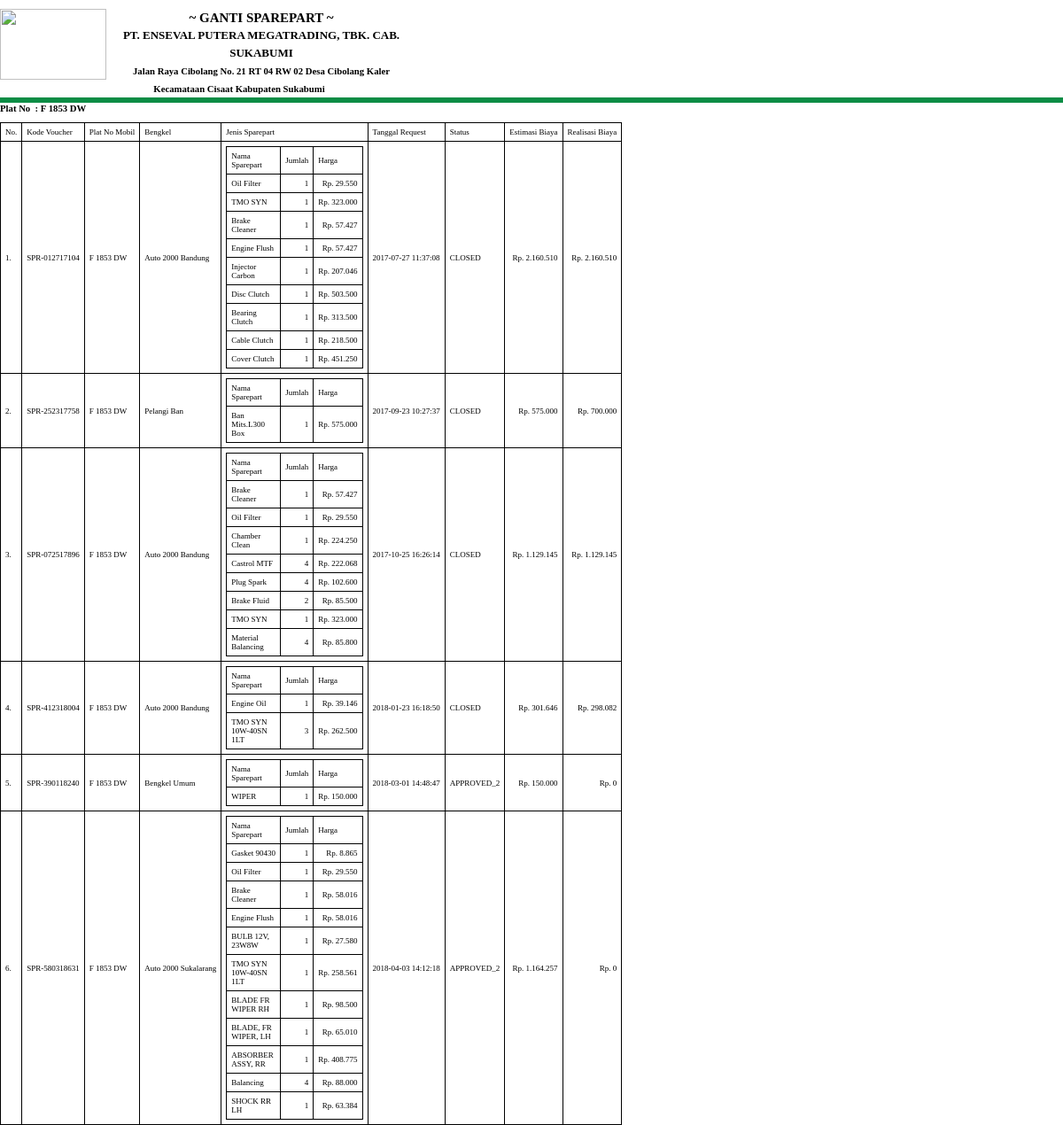
/laporan/ganti_sparepart.php?plat_no=F 1853 DW, run on the app's committed database.
### tables this page shows
CREATE TABLE `ganti_sparepart` (
  `id_spr` int(11) NOT NULL,
  `kode_spr` varchar(13) NOT NULL,
  `id_mobil` int(11) NOT NULL,
  `id_bkl` int(11) NOT NULL,
  `req_date` datetime NOT NULL DEFAULT CURRENT_TIMESTAMP,
  `app1_date` datetime NOT NULL,
  `app2_date` datetime NOT NULL,
  `closed_date` datetime NOT NULL,
  `status` enum('REQUESTED','APPROVED_1','APPROVED_2','CLOSED') NOT NULL DEFAULT 'REQUESTED',
  `cost_est` bigint(30) NOT NULL,
  `cost_real` bigint(30) NOT NULL,
  `kodeuser` varchar(10) NOT NULL,
  `tax` bigint(30) NOT NULL
);

CREATE TABLE `mobil` (
  `id_mobil` int(11) NOT NULL,
  `no_mesin` varchar(15) NOT NULL,
  `no_rangka` varchar(20) NOT NULL,
  `no_bpkb` varchar(15) NOT NULL,
  `plat_no` varchar(12) NOT NULL,
  `id_dir` int(11) NOT NULL,
  `id_peg` int(11) NOT NULL,
  `type` varchar(20) NOT NULL,
  `type_code` int(11) NOT NULL,
  `no_seri_ban_a` text NOT NULL,
  `tgl_ganti_ban_a` datetime NOT NULL,
  `no_seri_ban_b` text NOT NULL,
  `tgl_ganti_ban_b` datetime NOT NULL,
  `no_seri_ban_c` text NOT NULL,
  `tgl_ganti_ban_c` datetime NOT NULL,
  `no_seri_ban_d` text NOT NULL,
  `tgl_ganti_ban_d` datetime NOT NULL,
  `no_seri_ban_e` text NOT NULL,
  `tgl_ganti_ban_e` datetime NOT NULL,
  `ms_ber_stnk` date NOT NULL,
  `ms_ber_keur` date NOT NULL,
  `photo` varchar(150) NOT NULL
);

CREATE TABLE `bengkel` (
  `id_bkl` int(11) NOT NULL,
  `kode_bkl` varchar(11) NOT NULL,
  `nama_bkl` varchar(25) NOT NULL,
  `alamat` text NOT NULL,
  `no_telp` varchar(25) NOT NULL,
  `contact_person` varchar(50) NOT NULL,
  `no_kontrak` varchar(30) NOT NULL,
  `tgl_berlaku_kontrak` date NOT NULL
);

CREATE TABLE `detail_gs` (
  `id_detail` int(11) NOT NULL,
  `kode_spr` varchar(13) NOT NULL,
  `id_mobil` int(11) NOT NULL,
  `tgl_ganti` datetime NOT NULL DEFAULT CURRENT_TIMESTAMP,
  `id_sprt` int(11) NOT NULL,
  `nama_sprt` varchar(30) NOT NULL,
  `arr_kode_ban` text NOT NULL,
  `harga_sprt` bigint(30) NOT NULL,
  `jumlah` int(11) NOT NULL,
  `tax` bigint(30) NOT NULL
);

CREATE TABLE `sparepart` (
  `id_sprt` int(11) NOT NULL,
  `id_bkl` int(11) NOT NULL,
  `nama_sprt` varchar(30) NOT NULL,
  `harga_sprt` bigint(30) NOT NULL,
  `masa_ganti` smallint(4) NOT NULL
);

### config/fungsi_rupiah.php (called while the page is built, shortened)
<?php
	function format_rupiah($angka) {
		$rupiah = "Rp. ".number_format($angka,0,',','.');
		return $rupiah;
	}

### laporan/ganti_sparepart.php (the view, shortened to what this page needs)
<?php
	include ("../config/koneksi.php");
	include ("../config/fungsi_rupiah.php");
	$tgl1 = $_GET['tgl1'];
	$tgl2 = $_GET['tgl2'];
	$plat_no = $_GET['plat_no'];
?>
<!DOCTYPE html>
<html>
<head>
	<link rel="stylesheet" type="text/css" href="voucher.css">
</head>
<body>
	<div class="page">
		<div class="kop">
			<img src="../assets/logo/logo-enseval.png" style="width: 120px; height: 80px;" id="kop">
			<div class="header">
				<h2> ~ GANTI SPAREPART ~ </h2>
				<h4>PT. ENSEVAL PUTERA MEGATRADING, TBK. CAB. SUKABUMI</h4>
				<h6>Jalan Raya Cibolang No. 21 RT 04 RW 02 Desa Cibolang Kaler</h6>
				<h6>Kecamataan Cisaat Kabupaten Sukabumi</h6>
			</div>
		</div>
		<hr style="border: solid 3px #0B8D45;">
		<h6>
		<?php
			if ($plat_no == '') {
			} else {
				echo "Plat No"."&nbsp;&nbsp;".": ".$plat_no;
			}
		?>
		</h6>
		<?php
		if ($tgl1 == '' AND $tgl2 == '' AND $plat_no == '') {
		?>
		<table class="table">
			<tr>
				<td>No.</td>
				<td>Kode Voucher</td>
				<td>Plat No Mobil</td>
				<td>Nama Bengkel</td>
				<td>Jenis Sparepart</td>
				<td>Tanggal Request</td>
				<td>Status</td>
				<td>Estimasi Biaya</td>
				<td>Realisasi Biaya</td>
			</tr>
		<?php
			$query = mysqli_query($conn, "SELECT * FROM ganti_sparepart, mobil, bengkel, pegawai WHERE ganti_sparepart.id_mobil=mobil.id_mobil AND ganti_sparepart.id_bkl=bengkel.id_bkl AND mobil.id_peg=pegawai.id_peg ORDER BY id_spr DESC");
				$no = 1;
				while ($r = mysqli_fetch_array($query)) { ?>
			<tr>
				<td><?php echo $no.".";?></td>
				<td><?php echo $r['kode_spr'];?></td>
				<td><?php echo $r['plat_no'];?></td>
				<td><?php echo $r['nama_bkl'];?></td>
				<td>
					<table style="margin-top: 0px;">
						<tr>
							<td>Nama Sparepart</td>
							<td>Jumlah</td>
							<td>Harga</td>
						</tr>
					<?php
						$kode_spr = $r['kode_spr'];
						$query2 = mysqli_query($conn, "SELECT * FROM detail_gs, sparepart WHERE detail_gs.kode_spr='$kode_spr' AND detail_gs.id_sprt=sparepart.id_sprt");
						while ($det = mysqli_fetch_array($query2)) { ?>
						<tr>
							<td width="50"><?php echo $det['nama_sprt'] ?></td>
							<td width="10" align="right"><?php echo $det['jumlah'] ?></td>
							<td align="right"><?php echo format_rupiah($det['harga_sprt']*$det['jumlah']) ?></td>
						</tr>
					<?php }
					?>
					</table>
				</td>
				<td><?php echo $r['req_date'];?></td>
				<td><?php echo $r['status'];?></td>
				<td align="right">
				<?php
					$total_harga = $r['cost_est'];
					echo format_rupiah($total_harga);
				?>
				</td>
				<td align="right"><?php echo format_rupiah($r['cost_real']) ?></td>
			</tr>
			<?php $no++; } ?>
		</table>
		<?php }
		elseif ($tgl1 == '' AND $tgl2 == '' AND $plat_no != '') {
		?>
		<table class="table">
			<tr>
				<td>No.</td>
				<td>Kode Voucher</td>
				<td>Plat No Mobil</td>
				<td>Bengkel</td>
				<td>Jenis Sparepart</td>
				<td>Tanggal Request</td>
				<td>Status</td>
				<td>Estimasi Biaya</td>
				<td>Realisasi Biaya</td>
			</tr>
		<?php
			$query = mysqli_query($conn, "SELECT * FROM ganti_sparepart, mobil, bengkel, pegawai WHERE ganti_sparepart.id_mobil=mobil.id_mobil AND ganti_sparepart.id_bkl=bengkel.id_bkl AND mobil.id_peg=pegawai.id_peg AND plat_no='$plat_no' ORDER BY req_date");
				$no = 1;
				while ($r = mysqli_fetch_array($query)) { ?>
			<tr>
				<td><?php echo $no.".";?></td>
				<td><?php echo $r['kode_spr'];?></td>
				<td><?php echo $r['plat_no'];?></td>
				<td><?php echo $r['nama_bkl'];?></td>
				<td>
					<table style="margin-top: 0px;">
						<tr>
							<td>Nama Sparepart</td>
							<td>Jumlah</td>
							<td>Harga</td>
						</tr>
					<?php
						$kode_spr = $r['kode_spr'];
						$query2 = mysqli_query($conn, "SELECT * FROM detail_gs, sparepart WHERE detail_gs.kode_spr='$kode_spr' AND detail_gs.id_sprt=sparepart.id_sprt");
						while ($det = mysqli_fetch_array($query2)) { ?>
						<tr>
							<td width="50"><?php echo $det['nama_sprt'] ?></td>
							<td width="10" align="right"><?php echo $det['jumlah'] ?></td>
							<td align="right"><?php echo format_rupiah($det['harga_sprt']*$det['jumlah']) ?></td>
						</tr>
					<?php }
					?>
					</table>
				</td>
				<td><?php echo $r['req_date'];?></td>
				<td><?php echo $r['status'];?></td>
				<td align="right">
				<?php
					$total_harga = $r['cost_est'];
					echo format_rupiah($total_harga);
				?>
				</td>
				<td align="right"><?php echo format_rupiah($r['cost_real']) ?></td>
			</tr>
			<?php $no++; } ?>
		</table>
		<?php }
		?>
	</div>
</body>
</html>

### laporan/voucher.css (style rules this page uses)
* { padding:0px; margin:0px; }
body { font-family:tahoma, 'sans-serif'; }
#kop { float: left; }
.header { width: 400px; text-align: center; margin-left: 70px; }
.kop { line-height:20px; margin-top: 10px; }
.kop h2 { font-size: 15px; margin-top: 10px; }
.kop h4 { font-size: 13px; }
table { border-collapse:collapse; margin-top: 10px; }
.table { border-collapse:collapse; }
.table tr td { border:1px solid #000; padding:5px; font-size:9px; }

### data on the page
ganti_sparepart: kode_spr "SPR-012717104", id_mobil.plat_no "F 1853 DW", id_bkl.nama_bkl "Auto 2000 Bandung", req_date "2017-07-27 11:37:08", status "CLOSED", cost_est "Rp. 2.160.510", cost_real "Rp. 2.160.510"
detail_gs: id_sprt.nama_sprt "Oil Filter", jumlah "1", format_rupiah($det['harga_sprt']*$det['jumlah']) "Rp. 29.550"
detail_gs: id_sprt.nama_sprt "TMO SYN", jumlah "1", format_rupiah($det['harga_sprt']*$det['jumlah']) "Rp. 323.000"
detail_gs: id_sprt.nama_sprt "Brake Cleaner", jumlah "1", format_rupiah($det['harga_sprt']*$det['jumlah']) "Rp. 57.427"
detail_gs: id_sprt.nama_sprt "Engine Flush", jumlah "1", format_rupiah($det['harga_sprt']*$det['jumlah']) "Rp. 57.427"
detail_gs: id_sprt.nama_sprt "Injector Carbon", jumlah "1", format_rupiah($det['harga_sprt']*$det['jumlah']) "Rp. 207.046"
detail_gs: id_sprt.nama_sprt "Disc Clutch", jumlah "1", format_rupiah($det['harga_sprt']*$det['jumlah']) "Rp. 503.500"
detail_gs: id_sprt.nama_sprt "Bearing Clutch", jumlah "1", format_rupiah($det['harga_sprt']*$det['jumlah']) "Rp. 313.500"
detail_gs: id_sprt.nama_sprt "Cable Clutch", jumlah "1", format_rupiah($det['harga_sprt']*$det['jumlah']) "Rp. 218.500"
detail_gs: id_sprt.nama_sprt "Cover Clutch", jumlah "1", format_rupiah($det['harga_sprt']*$det['jumlah']) "Rp. 451.250"
ganti_sparepart: kode_spr "SPR-252317758", id_mobil.plat_no "F 1853 DW", id_bkl.nama_bkl "Pelangi Ban", req_date "2017-09-23 10:27:37", status "CLOSED", cost_est "Rp. 575.000", cost_real "Rp. 700.000"
detail_gs: id_sprt.nama_sprt "Ban Mits.L300 Box", jumlah "1", format_rupiah($det['harga_sprt']*$det['jumlah']) "Rp. 575.000"
ganti_sparepart: kode_spr "SPR-072517896", id_mobil.plat_no "F 1853 DW", id_bkl.nama_bkl "Auto 2000 Bandung", req_date "2017-10-25 16:26:14", status "CLOSED", cost_est "Rp. 1.129.145", cost_real "Rp. 1.129.145"
detail_gs: id_sprt.nama_sprt "Brake Cleaner", jumlah "1", format_rupiah($det['harga_sprt']*$det['jumlah']) "Rp. 57.427"
detail_gs: id_sprt.nama_sprt "Oil Filter", jumlah "1", format_rupiah($det['harga_sprt']*$det['jumlah']) "Rp. 29.550"
detail_gs: id_sprt.nama_sprt "Chamber Clean", jumlah "1", format_rupiah($det['harga_sprt']*$det['jumlah']) "Rp. 224.250"
detail_gs: id_sprt.nama_sprt "Castrol MTF", jumlah "4", format_rupiah($det['harga_sprt']*$det['jumlah']) "Rp. 222.068"
detail_gs: id_sprt.nama_sprt "Plug Spark", jumlah "4", format_rupiah($det['harga_sprt']*$det['jumlah']) "Rp. 102.600"
detail_gs: id_sprt.nama_sprt "Brake Fluid", jumlah "2", format_rupiah($det['harga_sprt']*$det['jumlah']) "Rp. 85.500"
detail_gs: id_sprt.nama_sprt "TMO SYN", jumlah "1", format_rupiah($det['harga_sprt']*$det['jumlah']) "Rp. 323.000"
detail_gs: id_sprt.nama_sprt "Material Balancing", jumlah "4", format_rupiah($det['harga_sprt']*$det['jumlah']) "Rp. 85.800"
ganti_sparepart: kode_spr "SPR-412318004", id_mobil.plat_no "F 1853 DW", id_bkl.nama_bkl "Auto 2000 Bandung", req_date "2018-01-23 16:18:50", status "CLOSED", cost_est "Rp. 301.646", cost_real "Rp. 298.082"
detail_gs: id_sprt.nama_sprt "Engine Oil", jumlah "1", format_rupiah($det['harga_sprt']*$det['jumlah']) "Rp. 39.146"
detail_gs: id_sprt.nama_sprt "TMO SYN 10W-40SN 1LT", jumlah "3", format_rupiah($det['harga_sprt']*$det['jumlah']) "Rp. 262.500"
ganti_sparepart: kode_spr "SPR-390118240", id_mobil.plat_no "F 1853 DW", id_bkl.nama_bkl "Bengkel Umum", req_date "2018-03-01 14:48:47", status "APPROVED_2", cost_est "Rp. 150.000", cost_real "Rp. 0"
detail_gs: id_sprt.nama_sprt "WIPER", jumlah "1", format_rupiah($det['harga_sprt']*$det['jumlah']) "Rp. 150.000"
ganti_sparepart: kode_spr "SPR-580318631", id_mobil.plat_no "F 1853 DW", id_bkl.nama_bkl "Auto 2000 Sukalarang", req_date "2018-04-03 14:12:18", status "APPROVED_2", cost_est "Rp. 1.164.257", cost_real "Rp. 0"
detail_gs: id_sprt.nama_sprt "Gasket 90430", jumlah "1", format_rupiah($det['harga_sprt']*$det['jumlah']) "Rp. 8.865"
detail_gs: id_sprt.nama_sprt "Oil Filter", jumlah "1", format_rupiah($det['harga_sprt']*$det['jumlah']) "Rp. 29.550"
detail_gs: id_sprt.nama_sprt "Brake Cleaner", jumlah "1", format_rupiah($det['harga_sprt']*$det['jumlah']) "Rp. 58.016"
detail_gs: id_sprt.nama_sprt "Engine Flush", jumlah "1", format_rupiah($det['harga_sprt']*$det['jumlah']) "Rp. 58.016"
detail_gs: id_sprt.nama_sprt "BULB 12V, 23W8W", jumlah "1", format_rupiah($det['harga_sprt']*$det['jumlah']) "Rp. 27.580"
detail_gs: id_sprt.nama_sprt "TMO SYN 10W-40SN 1LT", jumlah "1", format_rupiah($det['harga_sprt']*$det['jumlah']) "Rp. 258.561"
detail_gs: id_sprt.nama_sprt "BLADE FR WIPER RH", jumlah "1", format_rupiah($det['harga_sprt']*$det['jumlah']) "Rp. 98.500"
detail_gs: id_sprt.nama_sprt "BLADE, FR WIPER, LH", jumlah "1", format_rupiah($det['harga_sprt']*$det['jumlah']) "Rp. 65.010"
detail_gs: id_sprt.nama_sprt "ABSORBER ASSY, RR", jumlah "1", format_rupiah($det['harga_sprt']*$det['jumlah']) "Rp. 408.775"
detail_gs: id_sprt.nama_sprt "Balancing", jumlah "4", format_rupiah($det['harga_sprt']*$det['jumlah']) "Rp. 88.000"
detail_gs: id_sprt.nama_sprt "SHOCK RR LH", jumlah "1", format_rupiah($det['harga_sprt']*$det['jumlah']) "Rp. 63.384"

### other printed values
$plat_no "F 1853 DW"
